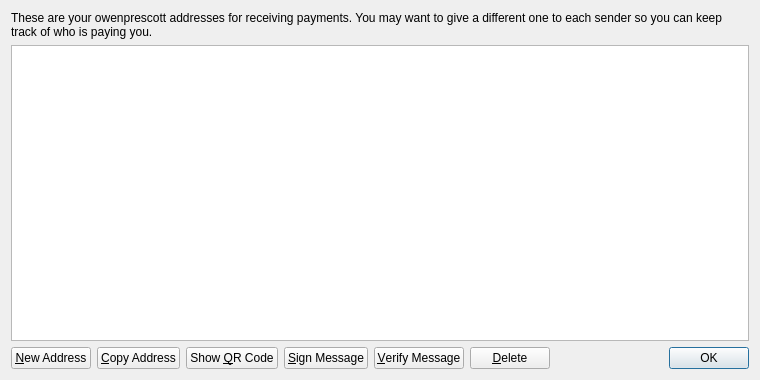
<?xml version="1.0" encoding="UTF-8"?>
<ui version="4.0">
 <class>AddressBookPage</class>
 <widget class="QWidget" name="AddressBookPage">
  <property name="geometry">
   <rect>
    <x>0</x>
    <y>0</y>
    <width>760</width>
    <height>380</height>
   </rect>
  </property>
  <property name="windowTitle">
   <string>Address Book</string>
  </property>
  <layout class="QVBoxLayout" name="verticalLayout">
   <item>
    <widget class="QLabel" name="labelExplanation">
     <property name="text">
      <string>These are your owenprescott addresses for receiving payments. You may want to give a different one to each sender so you can keep track of who is paying you.</string>
     </property>
     <property name="textFormat">
      <enum>Qt::PlainText</enum>
     </property>
     <property name="wordWrap">
      <bool>true</bool>
     </property>
    </widget>
   </item>
   <item>
    <widget class="QTableView" name="tableView">
     <property name="contextMenuPolicy">
      <enum>Qt::CustomContextMenu</enum>
     </property>
     <property name="toolTip">
      <string>Double-click to edit address or label</string>
     </property>
     <property name="tabKeyNavigation">
      <bool>false</bool>
     </property>
     <property name="alternatingRowColors">
      <bool>true</bool>
     </property>
     <property name="selectionMode">
      <enum>QAbstractItemView::SingleSelection</enum>
     </property>
     <property name="selectionBehavior">
      <enum>QAbstractItemView::SelectRows</enum>
     </property>
     <property name="sortingEnabled">
      <bool>true</bool>
     </property>
     <attribute name="verticalHeaderVisible">
      <bool>false</bool>
     </attribute>
    </widget>
   </item>
   <item>
    <layout class="QHBoxLayout" name="horizontalLayout">
     <item>
      <widget class="QPushButton" name="newAddressButton">
       <property name="toolTip">
        <string>Create a new address</string>
       </property>
       <property name="text">
        <string>&amp;New Address</string>
       </property>
       <property name="icon">
        <iconset resource="../bitcoin.qrc">
         <normaloff>:/icons/add</normaloff>:/icons/add</iconset>
       </property>
      </widget>
     </item>
     <item>
      <widget class="QPushButton" name="copyToClipboard">
       <property name="toolTip">
        <string>Copy the currently selected address to the system clipboard</string>
       </property>
       <property name="text">
        <string>&amp;Copy Address</string>
       </property>
       <property name="icon">
        <iconset resource="../bitcoin.qrc">
         <normaloff>:/icons/editcopy</normaloff>:/icons/editcopy</iconset>
       </property>
      </widget>
     </item>
     <item>
      <widget class="QPushButton" name="showQRCode">
       <property name="text">
        <string>Show &amp;QR Code</string>
       </property>
       <property name="icon">
        <iconset resource="../bitcoin.qrc">
         <normaloff>:/icons/qrcode</normaloff>:/icons/qrcode</iconset>
       </property>
      </widget>
     </item>
     <item>
      <widget class="QPushButton" name="signMessage">
       <property name="toolTip">
        <string>Sign a message to prove you own a Bitcoin address</string>
       </property>
       <property name="text">
        <string>&amp;Sign Message</string>
       </property>
       <property name="icon">
        <iconset resource="../bitcoin.qrc">
         <normaloff>:/icons/edit</normaloff>:/icons/edit</iconset>
       </property>
      </widget>
     </item>
     <item>
      <widget class="QPushButton" name="verifyMessage">
       <property name="toolTip">
        <string>Verify a message to ensure it was signed with a specified Bitcoin address</string>
       </property>
       <property name="text">
        <string>&amp;Verify Message</string>
       </property>
       <property name="icon">
        <iconset resource="../bitcoin.qrc">
         <normaloff>:/icons/transaction_0</normaloff>:/icons/transaction_0</iconset>
       </property>
      </widget>
     </item>
     <item>
      <widget class="QPushButton" name="deleteButton">
       <property name="toolTip">
        <string>Delete the currently selected address from the list. Only sending addresses can be deleted.</string>
       </property>
       <property name="text">
        <string>&amp;Delete</string>
       </property>
       <property name="icon">
        <iconset resource="../bitcoin.qrc">
         <normaloff>:/icons/remove</normaloff>:/icons/remove</iconset>
       </property>
      </widget>
     </item>
     <item>
      <spacer name="horizontalSpacer">
       <property name="orientation">
        <enum>Qt::Horizontal</enum>
       </property>
       <property name="sizeHint" stdset="0">
        <size>
         <width>40</width>
         <height>20</height>
        </size>
       </property>
      </spacer>
     </item>
     <item>
      <widget class="QDialogButtonBox" name="buttonBox">
       <property name="sizePolicy">
        <sizepolicy hsizetype="Maximum" vsizetype="Fixed">
         <horstretch>0</horstretch>
         <verstretch>0</verstretch>
        </sizepolicy>
       </property>
       <property name="standardButtons">
        <set>QDialogButtonBox::Ok</set>
       </property>
      </widget>
     </item>
    </layout>
   </item>
  </layout>
 </widget>
 <resources>
  <include location="../bitcoin.qrc"/>
 </resources>
 <connections/>
</ui>
